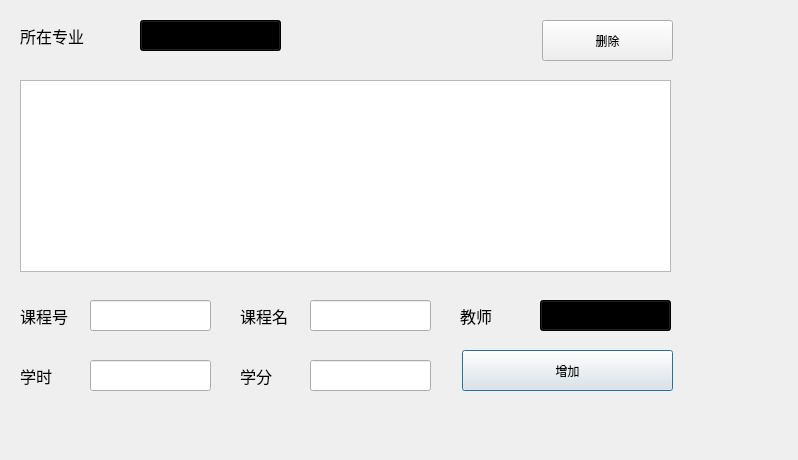
<?xml version="1.0" encoding="UTF-8"?>
<ui version="4.0">
 <class>Dialog3_3</class>
 <widget class="QDialog" name="Dialog3_3">
  <property name="geometry">
   <rect>
    <x>0</x>
    <y>0</y>
    <width>798</width>
    <height>460</height>
   </rect>
  </property>
  <property name="windowTitle">
   <string>Dialog</string>
  </property>
  <widget class="QLineEdit" name="Cscore">
   <property name="geometry">
    <rect>
     <x>310</x>
     <y>360</y>
     <width>121</width>
     <height>31</height>
    </rect>
   </property>
  </widget>
  <widget class="QLabel" name="label_3">
   <property name="geometry">
    <rect>
     <x>240</x>
     <y>300</y>
     <width>81</width>
     <height>31</height>
    </rect>
   </property>
   <property name="font">
    <font>
     <family>楷体</family>
     <pointsize>12</pointsize>
    </font>
   </property>
   <property name="text">
    <string>课程名</string>
   </property>
  </widget>
  <widget class="QLabel" name="label_5">
   <property name="geometry">
    <rect>
     <x>240</x>
     <y>360</y>
     <width>51</width>
     <height>31</height>
    </rect>
   </property>
   <property name="font">
    <font>
     <family>楷体</family>
     <pointsize>12</pointsize>
    </font>
   </property>
   <property name="text">
    <string>学分</string>
   </property>
  </widget>
  <widget class="QLineEdit" name="Cid">
   <property name="geometry">
    <rect>
     <x>90</x>
     <y>300</y>
     <width>121</width>
     <height>31</height>
    </rect>
   </property>
  </widget>
  <widget class="QLabel" name="label_4">
   <property name="geometry">
    <rect>
     <x>20</x>
     <y>360</y>
     <width>71</width>
     <height>31</height>
    </rect>
   </property>
   <property name="font">
    <font>
     <family>楷体</family>
     <pointsize>12</pointsize>
    </font>
   </property>
   <property name="text">
    <string>学时</string>
   </property>
  </widget>
  <widget class="QLabel" name="label">
   <property name="geometry">
    <rect>
     <x>20</x>
     <y>20</y>
     <width>111</width>
     <height>31</height>
    </rect>
   </property>
   <property name="font">
    <font>
     <family>楷体</family>
     <pointsize>12</pointsize>
    </font>
   </property>
   <property name="text">
    <string>所在专业</string>
   </property>
  </widget>
  <widget class="QPushButton" name="pushButton_2">
   <property name="geometry">
    <rect>
     <x>462</x>
     <y>350</y>
     <width>211</width>
     <height>41</height>
    </rect>
   </property>
   <property name="text">
    <string>增加</string>
   </property>
  </widget>
  <widget class="QPushButton" name="pushButton">
   <property name="geometry">
    <rect>
     <x>542</x>
     <y>20</y>
     <width>131</width>
     <height>41</height>
    </rect>
   </property>
   <property name="text">
    <string>删除</string>
   </property>
  </widget>
  <widget class="QTableWidget" name="tableWidget">
   <property name="geometry">
    <rect>
     <x>20</x>
     <y>80</y>
     <width>651</width>
     <height>192</height>
    </rect>
   </property>
  </widget>
  <widget class="QLabel" name="label_6">
   <property name="geometry">
    <rect>
     <x>460</x>
     <y>300</y>
     <width>81</width>
     <height>31</height>
    </rect>
   </property>
   <property name="font">
    <font>
     <family>楷体</family>
     <pointsize>12</pointsize>
    </font>
   </property>
   <property name="text">
    <string>教师</string>
   </property>
  </widget>
  <widget class="QLineEdit" name="Chour">
   <property name="geometry">
    <rect>
     <x>90</x>
     <y>360</y>
     <width>121</width>
     <height>31</height>
    </rect>
   </property>
  </widget>
  <widget class="QLineEdit" name="Cname">
   <property name="geometry">
    <rect>
     <x>310</x>
     <y>300</y>
     <width>121</width>
     <height>31</height>
    </rect>
   </property>
  </widget>
  <widget class="QComboBox" name="comboBox">
   <property name="geometry">
    <rect>
     <x>140</x>
     <y>20</y>
     <width>141</width>
     <height>31</height>
    </rect>
   </property>
   <property name="styleSheet">
    <string notr="true">background-color: qlineargradient(spread:pad, x1:0, y1:0, x2:1, y2:0, stop:0 rgba(0, 255, 255, 255), stop:1 rgba(255, 255, 255, 255));
font: 12pt &quot;楷体&quot;;</string>
   </property>
  </widget>
  <widget class="QLabel" name="label_2">
   <property name="geometry">
    <rect>
     <x>20</x>
     <y>300</y>
     <width>71</width>
     <height>31</height>
    </rect>
   </property>
   <property name="font">
    <font>
     <family>楷体</family>
     <pointsize>12</pointsize>
    </font>
   </property>
   <property name="text">
    <string>课程号</string>
   </property>
  </widget>
  <widget class="QComboBox" name="comboBox_2">
   <property name="geometry">
    <rect>
     <x>540</x>
     <y>300</y>
     <width>131</width>
     <height>31</height>
    </rect>
   </property>
   <property name="styleSheet">
    <string notr="true">background-color: qlineargradient(spread:pad, x1:0, y1:0, x2:1, y2:0, stop:0 rgba(0, 255, 255, 255), stop:1 rgba(255, 255, 255, 255));
font: 12pt &quot;楷体&quot;;</string>
   </property>
  </widget>
 </widget>
 <resources/>
 <connections/>
</ui>
